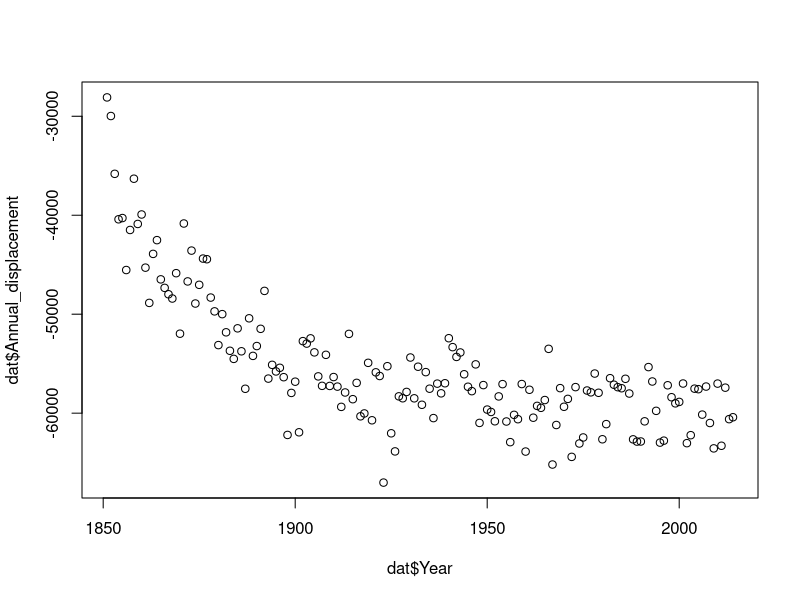
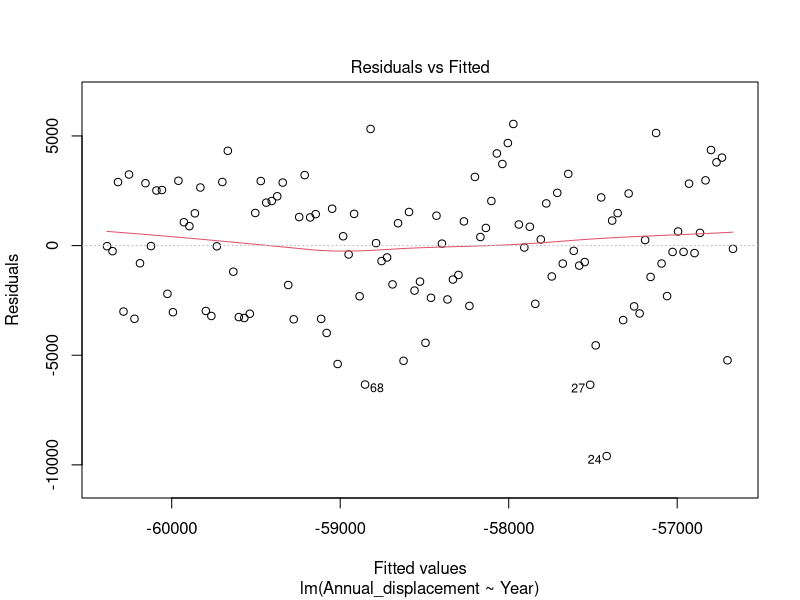
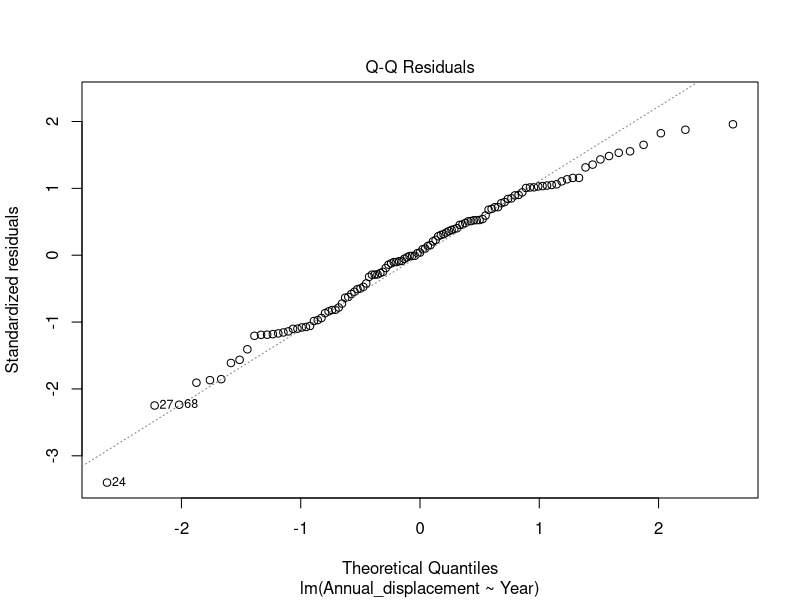
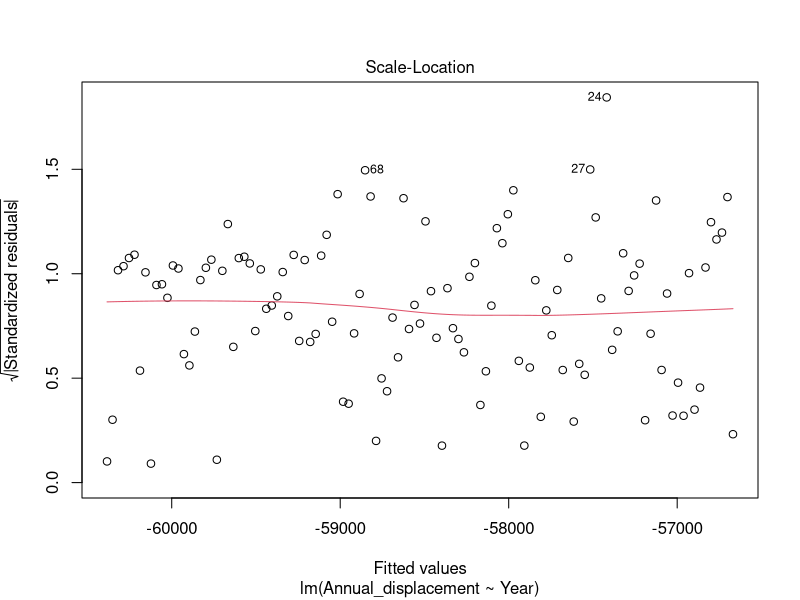
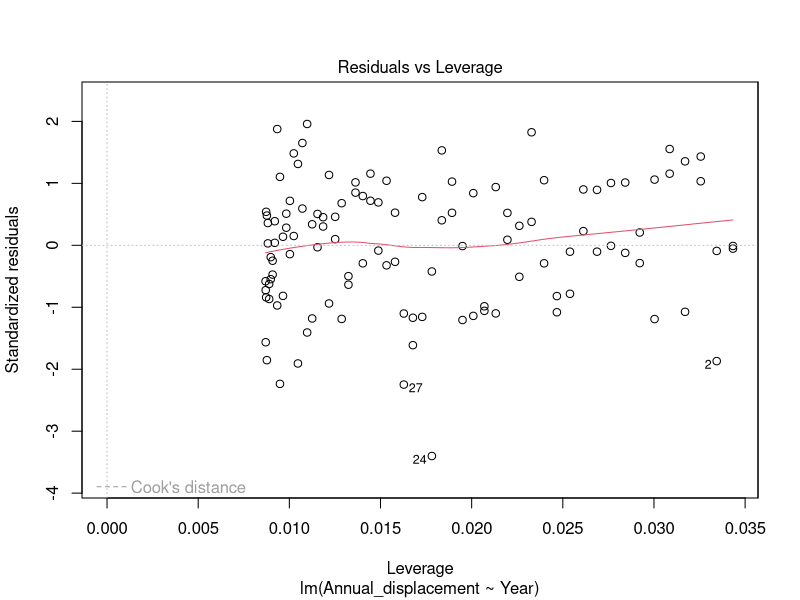
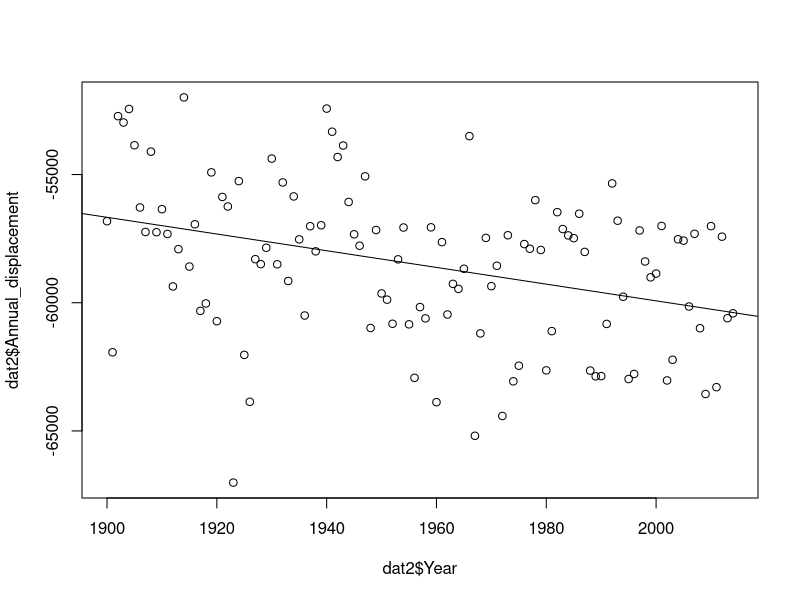
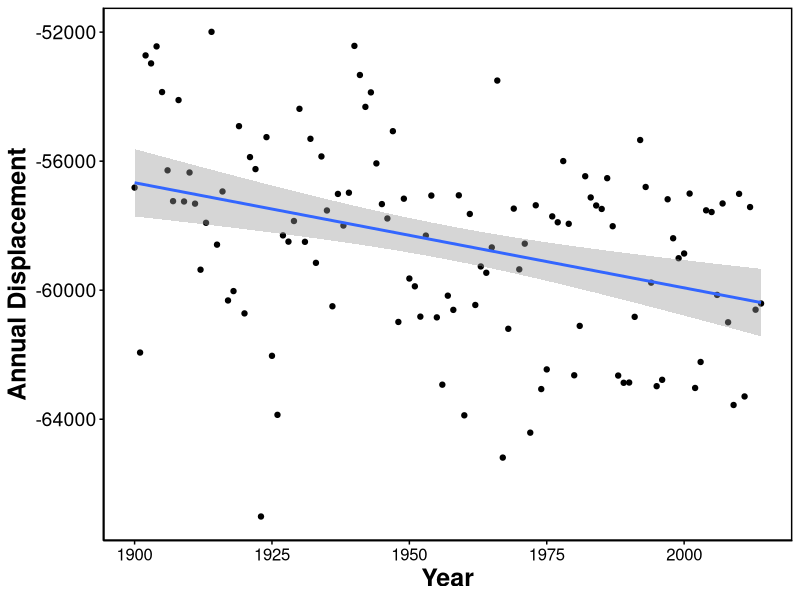
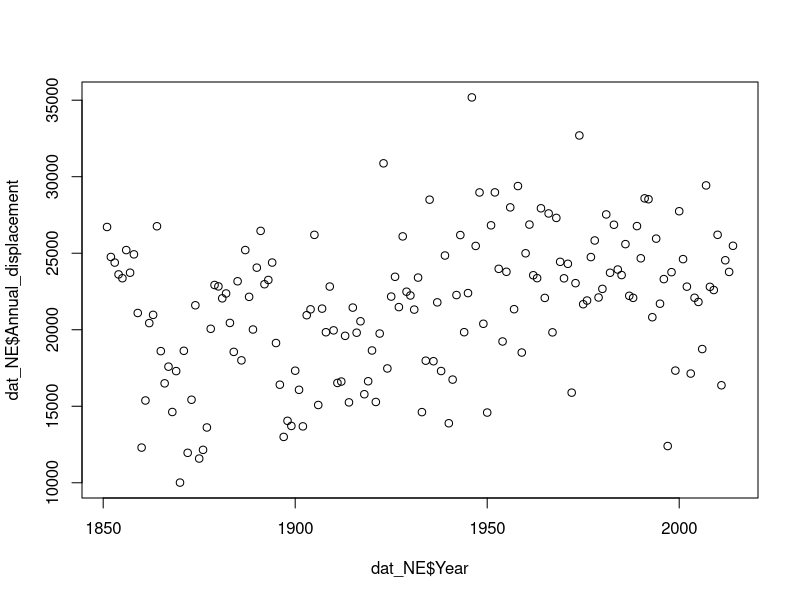

Here is the R script that generated these plots, in order:
# Analysis of modelled wind data

#install.packages(c("effects", "lubridate", "ggplot2", "splines", "dplyr"))

library(lubridate)
library(ggplot2)
library(effects)
library(splines)
library(dplyr)


mydata <- read.csv("Wind Data/135 degree/Sydney_Daily Modelled Wind Data Final 135 degree.csv", header = T)
#soi_data <- read.csv("SOI data long.csv", header = T)

head(mydata)

#mydata <- left_join(mydata, soi_data, by = c("Year", "Month"))

mydata$Date <- paste0(mydata$Year,"-",mydata$Month,"-",mydata$Day)
mydata$Date <- as.Date(mydata$Date)

str(mydata)

dat <- mydata %>% group_by(Year) %>% summarise(Annual_displacement = sum(displacement))
head(dat)

plot(dat$Year, dat$Annual_displacement)

dat2 <- subset(dat, Year >= 1900)

fit1 <- lm(Annual_displacement ~ Year, data = dat2)
plot(fit1)
summary(fit1)
anova(fit1)
plot(dat2$Year, dat2$Annual_displacement)
abline(fit1)


p1 <- ggplot(dat2, aes(x = Year, y = Annual_displacement)) + geom_point() + geom_smooth(method = "lm") +
  theme_classic() + ylab("Annual Displacement") + xlab("Year") +
  theme(axis.title.x = element_text(face="bold", colour="black", size = 18),
        axis.text.x  = element_text(colour="black", size = 12), 
        axis.title.y = element_text(face="bold", colour="black", size = 18),
        axis.text.y  = element_text(colour="black", size = 14),
        axis.ticks = element_line(colour="black"),
        #strip.text = element_text(colour="black", face = "bold", size = 14),
        #strip.background = element_rect(colour = "white"),
        #legend.justification=c(1,0), legend.position="right",
        panel.border = element_rect(colour = "black", fill=NA, size = 1)
        #legend.key.size = unit(1, "cm"),
        #legend.title = element_text(face = "bold", size = 14),
        #legend.text = element_text(size = 12, face = "bold"))
  )
p1

ggsave("plots/Historical SE Wind Change.pdf", height = 14.8, width = 21, units = "cm")
ggsave("plots/Historical SE Wind Change.png", height = 14.8, width = 21, units = "cm", dpi = 600)


### Now do NE Winds
NEdata <- read.csv("Wind Data/45 degree/Sydney_Daily Modelled Wind Data Final 45 degree.csv", header = T)


NEdata$Date <- paste0(NEdata$Year,"-",NEdata$Month,"-",NEdata$Day)
NEdata$Date <- as.Date(NEdata$Date)

str(NEdata)

dat_NE <- NEdata %>% group_by(Year) %>% summarise(Annual_displacement = sum(displacement))
head(dat_NE)

plot(dat_NE$Year, dat_NE$Annual_displacement)

dat2_NE <- subset(dat_NE, Year >= 1900)

fit2 <- lm(Annual_displacement ~ Year, data = dat2_NE)
plot(fit2)
summary(fit2)
anova(fit2)
plot(dat2_NE$Year, dat2_NE$Annual_displacement)
abline(fit2)

p2 <- ggplot(dat2_NE, aes(x = Year, y = Annual_displacement)) + geom_point() + geom_smooth(method = "lm") +
  theme_classic() + ylab("Annual Displacement") + xlab("Year") +
  theme(axis.title.x = element_text(face="bold", colour="black", size = 18),
        axis.text.x  = element_text(colour="black", size = 12), 
        axis.title.y = element_text(face="bold", colour="black", size = 18),
        axis.text.y  = element_text(colour="black", size = 14),
        axis.ticks = element_line(colour="black"),
        #strip.text = element_text(colour="black", face = "bold", size = 14),
        #strip.background = element_rect(colour = "white"),
        #legend.justification=c(1,0), legend.position="right",
        panel.border = element_rect(colour = "black", fill=NA, size = 1)
        #legend.key.size = unit(1, "cm"),
        #legend.title = element_text(face = "bold", size = 14),
        #legend.text = element_text(size = 12, face = "bold"))
  )
p2

#install.packages("ggpubr")
library(ggpubr)

ggarrange(p1, p2, labels = c("a) SE Winds", "b) NE Winds"), ncol=1)


## Try facet designed plot
SE <- dat2
NE <- dat2_NE

full_data <- bind_rows(list("b) SE Winds" = SE,"a) NE Winds" = NE), .id ="Direction")

p3 <- ggplot(full_data, aes(x = Year, y = Annual_displacement)) + geom_point() + geom_smooth(method = "lm") +
  theme_classic() + ylab("Annual Displacement") + xlab("Year") + 
  facet_wrap(~Direction, scales = "free_y", ncol = 2) +
  theme(axis.title.x = element_text(face="bold", colour="black", size = 18),
        axis.text.x  = element_text(colour="black", size = 14), 
        axis.title.y = element_text(face="bold", colour="black", size = 18),
        axis.text.y  = element_text(colour="black", size = 14),
        axis.ticks = element_line(colour="black"),
        strip.text = element_text(colour="black", face = "bold", size = 14, hjust=0),
        strip.background = element_rect(colour = "white"),
        #legend.justification=c(1,0), legend.position="right",
        panel.border = element_rect(colour = "black", fill=NA, size = 1)
        #legend.key.size = unit(1, "cm"),
        #legend.title = element_text(face = "bold", size = 14),
        #legend.text = element_text(size = 12, face = "bold"))
  )
p3

ggsave("plots/Historical Wind Change2.pdf", height = 14.8, width = 21, units = "cm")
ggsave("plots/Historical Wind Change2.png", height = 14.8, width = 21, units = "cm", dpi = 600)

#mydata$Time <- ymd_hms(mydata$Time, tz="GMT")

#p <- ggplot(mydata, aes(Time, Wind.speed.adjusted)) + geom_point() + geom_smooth()
#p
# 
# # Harmonic is to fit Hour and DOY
# Harm <- function (theta, k = 4) {
#   X <- matrix(0, length(theta), 2 * k)
#   nam <- as.vector(outer(c("c", "s"), 1:k, paste, sep = ""))
#   dimnames(X) <- list(names(theta), nam)
#   m <- 0
#   for (j in 1:k) {
#     X[, (m <- m + 1)] <- cos(j * theta)
#     X[, (m <- m + 1)] <- sin(j * theta)
#   }
#   X
# }
# 
# # Make cyclic month and hour and day of year
# mydata$Harm_Month <- (mydata$Month/12) * 2 * pi
# #mydata$Harm_Hour <- (mydata$Hour/24) * 2 * pi
# mydata$DayofYear <- yday(mydata$Date)
# mydata$Harm_DayofYear <- (mydata$DayofYear/366) * 2 * pi
# 
# head(mydata)
# str(mydata)
# 
# p1 <- ggplot(mydata, aes(Date, displacement)) + geom_point(alpha = 0.2) + geom_smooth() +
#   ylab("Monthly Onshore Displacement (km)") + theme_classic()
# p1
# 
# 
# # 
# # Linear Modelling
# # Tested log10 response doesn't work - very poor model assumptions
# 
# fit1 <- lm(displacement ~ Date, data = mydata)
# plot(fit1)
# summary(fit1)
# plot(allEffects(fit1))
# 
# 
# # Need to scale winds again
# 
# 
# 
# # fit2 <- lm(Wind.speed.adjusted ~ Year, data = mydata)
# # summary(fit2)
# # plot(allEffects(fit2))
# # 
# # 
# # fit3 <- lm(Wind.speed.adjusted ~ Year + Harm(Harm_Month, k = 1), data = mydata)
# # summary(fit3)
# # plot(allEffects(fit3))
# # 
# # fit4 <- lm(Wind.speed.adjusted ~ Year + Harm(Harm_Month, k = 1) + Harm(Harm_Hour, k = 1), data = mydata)
# # summary(fit4)
# # plot(allEffects(fit4))
# # plot(fit4)
# # 
# # fit5 <- lm(Wind.speed.adjusted ~ Year + Harm(Harm_DayofYear, k = 1) + Harm(Harm_Hour, k = 1) + SOI, data = mydata)
# # summary(fit5)
# # plot(allEffects(fit5))
# # plot(fit5)
# # 
# # # Raw speed - No sign adjustment - Year pattern flips
# # fit6 <- lm(Speed_km_hr ~ Year + Harm(Harm_DayofYear, k = 1) + Harm(Harm_Hour, k = 1), data = mydata)
# # summary(fit6)
# # plot(allEffects(fit6))
# # plot(fit5)
# 
# 
# ### Trying monthly bins like other analysis
# 
# dat <- mydata %>% group_by(Year, Month) %>%
#   summarise(displacement = ((sum(Wind.speed.adjusted, na.rm = TRUE)*3)), SOI_mean = mean(SOI), count = n())
# 
# dat$Harm_Month <- (dat$Month/12) * 2 * pi
# head(dat)
# 
# write.csv(dat, "Wind Data/Sydney Modelled Wind Data Final monthly binned.csv", row.names = FALSE)
# 
# ### Now try analysis again
# 
# fit1 <- lm(displacement ~ Year, data = dat)
# plot(fit1)
# summary(fit1)
# plot(allEffects(fit1))
# 
# fit2 <- lm(displacement ~ Year + Harm(Harm_Month, k = 2), data = dat)
# plot(fit2)
# summary(fit2)
# plot(allEffects(fit2))
# 
# fit3 <- lm(displacement ~ Harm(Harm_Month, k = 2), data = dat)
# plot(fit3)
# summary(fit3)
# plot(allEffects(fit3))
# AIC(fit3)
# 
# k <- length(coef(fit2))
# k
# 
# n <- nrow(dat)
# n
# 
# fit2_AIC <- AIC(fit2, k = k)
# fit2_AICc <- (fit2_AIC + ((2 * (k + 1))/(n - k - 1)))
# fit2_AICc
# 
# fit5 <- lm(displacement ~ Year + Harm(Harm_Month, k = 2) + SOI_mean, data = dat)
# plot(fit5)
# summary(fit5)
# plot(allEffects(fit5))
# AIC(fit5)
# 
# k <- length(coef(fit5))
# k
# 
# n <- nrow(dat)
# n
# 
# fit5_AIC <- AIC(fit5, k = k)
# fit5_AICc <- (fit5_AIC + ((2 * (k + 1))/(n - k - 1)))
# fit5_AICc
# 
# p1 <- ggplot(dat, aes(Year, displacement)) + geom_point(alpha = 0.2) + geom_smooth(method = "lm") +
#   ylab("Monthly Onshore Displacement (km)") + theme_classic()
# p1
# 
# p2 <- ggplot(dat, aes(Year, displacement)) + geom_point(alpha = 0.2) + geom_smooth(method = "lm") +
#   ylab("Monthly Onshore Displacement (km)") + theme_classic() + facet_wrap(~Month)
# p2
# 
# p3 <- ggplot(dat, aes(Year, displacement)) + geom_point(alpha = 0.2) + geom_smooth() +
#   ylab("Monthly Onshore Displacement (km)") + theme_classic()
# p3
# 
# p3 <- ggplot(dat, aes(Month, displacement)) + geom_point(alpha = 0.2) + geom_smooth() +
#   ylab("Monthly Onshore Displacement (km)") + theme_classic()
# p3
# 
# p3 <- ggplot(dat, aes(Month, displacement)) + geom_point(alpha = 0.2) + geom_smooth() +
#   ylab("Monthly Onshore Displacement (km)") + theme_classic() + facet_wrap(~Year)
# p3
# 
# 
# #### Testing on specific months
# # January - July
# 
# dat2 <- subset(dat, Month <= 7)
# 
# fit1_sm <- lm(displacement ~ Year , data = dat2) #+ SOI_mean
# plot(fit1_sm)
# summary(fit1_sm)
# plot(allEffects(fit1_sm))
# 
# p_Jan_July <- ggplot(dat2, aes(Year, displacement)) + geom_point(alpha = 0.2) + geom_smooth(method = "lm") +
#   ylab("Monthly Onshore Displacement (km)") + theme_classic()
# p_Jan_July
# 
# # April - September
# dat3 <- subset(dat, Month <= 9 & Month >= 4)
# 
# fit2_sm <- lm(displacement ~ Year , data = dat3) # + SOI_mean
# plot(fit2_sm)
# summary(fit2_sm)
# plot(allEffects(fit2_sm))
# 
# p_April_Sept <- ggplot(dat3, aes(Year, displacement)) + geom_point(alpha = 0.2) + geom_smooth(method = "lm") +
#   ylab("Monthly Onshore Displacement (km)") + theme_classic()
# p_April_Sept
# 
# # April - July
# dat4 <- subset(dat, Month >= 4 & Month <= 7)
# 
# fit4_sm <- lm(displacement ~ Year , data = dat4)
# plot(fit4_sm)
# summary(fit4_sm)
# plot(allEffects(fit4_sm))
# 
# p_April_July <- ggplot(dat4, aes(Year, displacement)) + geom_point(alpha = 0.2) + geom_smooth(method = "lm") +
#   ylab("Monthly Onshore Displacement (km)") + theme_classic()
# p_April_July
# 
# # July - August
# dat5 <- subset(dat, Month >= 7 & Month <= 8)
# 
# fit5_sm <- lm(displacement ~ Year , data = dat5)
# plot(fit5_sm)
# summary(fit5_sm)
# plot(allEffects(fit5_sm))
# 
# p_July_August <- ggplot(dat5, aes(Year, displacement)) + geom_point(alpha = 0.2) + geom_smooth(method = "lm") +
#   ylab("Monthly Onshore Displacement (km)") + theme_classic()
# p_July_August
# 
# 
# # November - April
# dat6 <- subset(dat, Month >= 11 | Month <= 4)
# 
# fit6_sm <- lm(displacement ~ Year , data = dat6)
# plot(fit6_sm)
# summary(fit6_sm)
# plot(allEffects(fit6_sm))
# 
# p_November_April <- ggplot(dat6, aes(Year, displacement)) + geom_point(alpha = 0.2) + geom_smooth(method = "lm") +
#   ylab("Monthly Onshore Displacement (km)") + theme_classic()
# p_November_April
# 
